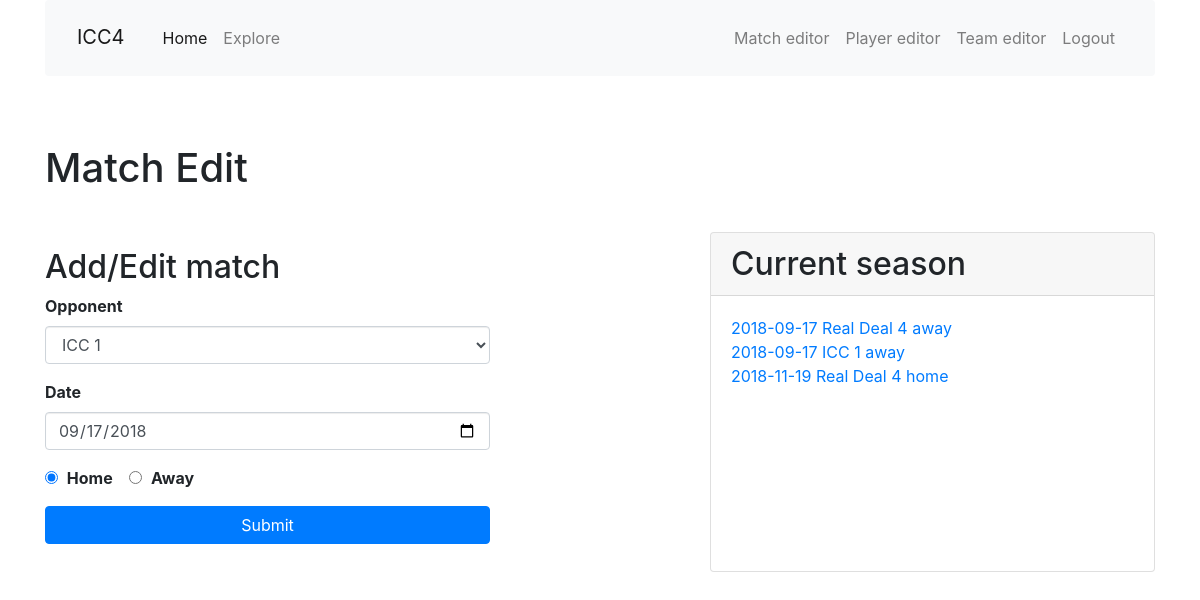
The page /match_edit on the database its author committed.
### app/models.py (models this page shows, shortened)
class Match(db.Model):
    id = db.Column(db.Integer, primary_key=True)
    opponent_id = db.Column(db.Integer, db. ForeignKey('team.id'))
    opponent = db.relationship('Team', back_populates='matches')
    date = db.Column(db.Date, index=True, default=date.today())
    location = db.Column(db.String(64))
    home_away = db.Column(db.String(32), index=True)
    games = db.relationship('Game', back_populates='match', lazy='dynamic')
    team_score = db.Column(db.Integer, index=True)
    opponent_score = db.Column(db.Integer, index=True)
    win = db.Column(db.Boolean, index=True, default=True)
    match_summary = db.Column(db.String(512))
    food = db.Column(db.String(128))

class Team(db.Model):
    id = db.Column(db.Integer, primary_key=True)
    name = db.Column(db.String(64), index=True, unique=True)
    home_location = db.Column(db.String(64), index=True)
    address = db.Column(db.String(128), index=True)
    matches = db.relationship('Match', back_populates='opponent', lazy='dynamic')

### app/main/routes.py (the view, shortened to what this page needs)
@bp.route('/match_edit',  methods=['GET', 'POST'], defaults={'id': None})
@bp.route('/match_edit/<id>',  methods=['GET', 'POST'])
def match_edit(id):
    match = Match.query.filter_by(id=id).first()
    form = EditMatchForm()
    all_matches = Match.query.order_by(Match.date).all()
    all_teams = Team.query.order_by(Team.name).all()
    if  form.submit_delete.data and match is not None:
        db.session.delete(match)
        db.session.commit()
        flash('Match {} {} {} deleted!'.format(form.date.data, form.opponent.data, form.home_away.data), 'danger')
        return redirect(url_for('main.match_edit'))
    return render_template('edit_match.html', title='Match Editor',
        form=form, match=match, all_teams=all_teams, all_matches=all_matches)

### app/main/forms.py (shortened to what this page needs)
class EditMatchForm(FlaskForm):
    date = DateField('Date', format='%Y-%m-%d', validators=[DataRequired()])
    opponent = StringField('Opponent', validators=[DataRequired()])
    home_away = RadioField('Location', choices=[('home','Home'),('away','Away')], validators=[DataRequired()])
    submit_new = SubmitField('Submit')
    submit_edit = SubmitField('Edit Match')
    submit_delete = SubmitField('Delete Match')

### app/templates/edit_match.html (shortened to what this page needs)
{% extends "base.html" %}
{% import 'bootstrap/wtf.html' as wtf %}
{% block app_content %}
  <h1>Match Edit</h1>
  <br>
  <div class="row">
    <div class="col-md-5 mt-4"><h2>Add/Edit match</h2>
      <form class="form" method="post" role="form">
        <div class="form-group">
          <label for="opponent">Opponent</label>
          <select type="text" class="form-control" id="opponent" name="opponent" required value="" aria-describedby="opponent">
          {% for team in all_teams %}
          <option value="{{ team.name }}">{{ team.name }}</option>
          {% endfor %}
          </select>
        </div>
        <div class="form-group">
          <label for="date">Date</label>
            <input class="form-control" type="date" name="date" value="2018-09-17" id="date">
        </div>
        <fieldset class="form-group">
          <div class="form-check form-check-inline">
            <label class="form-check-label">
              <input type="radio" class="form-check-input" name="home_away" id="home_check" value="home" checked>
              Home
            </label>
          </div>
          <div class="form-check form-check-inline">
          <label class="form-check-label">
              <input type="radio" class="form-check-input" name="home_away" id="away_check" value="away">
              Away
            </label>
          </div>
        </fieldset>
        {{ wtf.form_field(form.submit_new, button_map={'submit_new': 'primary my-1 btn-block'}) }}
        <br>
      </form>
    </div>
    <div class="col-md-2"></div>
    <div class="col-md-5 mt-2 mx-auto">
      <div class="card h-100">
        <h2 class="card-header">Current season</h2>
        <div class="card-body">
          <ul class="list-unstyled">
          {% for m in all_matches %}
          <li><a href="{{ url_for('main.match_edit', id=m.id) }}">{{ m.date }} {{ m.opponent.name }} {{ m.home_away }} </a></li>
          {% endfor %}
          </ul>
        </div>
      </div>
    </div>
  </div>
{% endblock %}

### app/static/css/main.css (style rules this page uses)
html { font-size: 100%; }

### rows shown on the page
Match: date "2018-09-17", opponent.name "Real Deal 4", home_away "away"
Match: date "2018-09-17", opponent.name "ICC 1", home_away "away"
Match: date "2018-11-19", opponent.name "Real Deal 4", home_away "home"

### other values the page prints
form field opponent "ICC 1"
